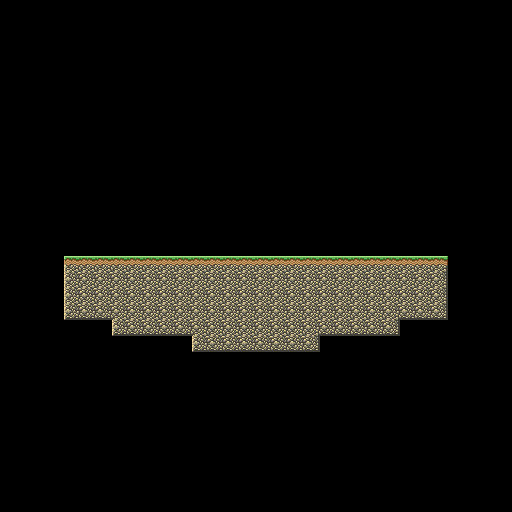

A level layout from a 2D game, rendered from its tile map. Below: a short description, then the map file with tile-grid data replaced by summaries:
An orthogonal 32x32 tile map with 16x16 px tiles, 2 tile layers (bg, tiles).

<map version="1.0" orientation="orthogonal" renderorder="right-up" width="32" height="32" tilewidth="16" tileheight="16" nextobjectid="1">
 <tileset firstgid="1" name="nature" tilewidth="16" tileheight="16" tilecount="64" columns="8">
  <image source="tiles-nature.png" width="128" height="128" />
  <terraintypes>
   <terrain name="nature_terr" tile="-1" />
  </terraintypes>
  <tile id="0" terrain=",,,0" />
  <tile id="1" terrain=",,0,0" />
  <tile id="2" terrain=",,0," />
  <tile id="3" terrain="0,0,0," />
  <tile id="4" terrain="0,0,,0" />
  <tile id="8" terrain=",0,,0" />
  <tile id="9" terrain="0,0,0,0" />
  <tile id="10" terrain="0,,0," />
  <tile id="11" terrain="0,,0,0" />
  <tile id="12" terrain=",0,0,0" />
  <tile id="16" terrain=",0,," />
  <tile id="17" terrain="0,0,," />
  <tile id="18" terrain="0,,," />
 </tileset>
 <layer name="bg" width="32" height="32">
  <data>[1024 cells, 0 non-empty, 0 distinct tile ids]</data>
 </layer>
 <layer name="tiles" width="32" height="32">
  <data>[1024 cells, 122 non-empty, 11 distinct tile ids]</data>
 </layer>
</map>